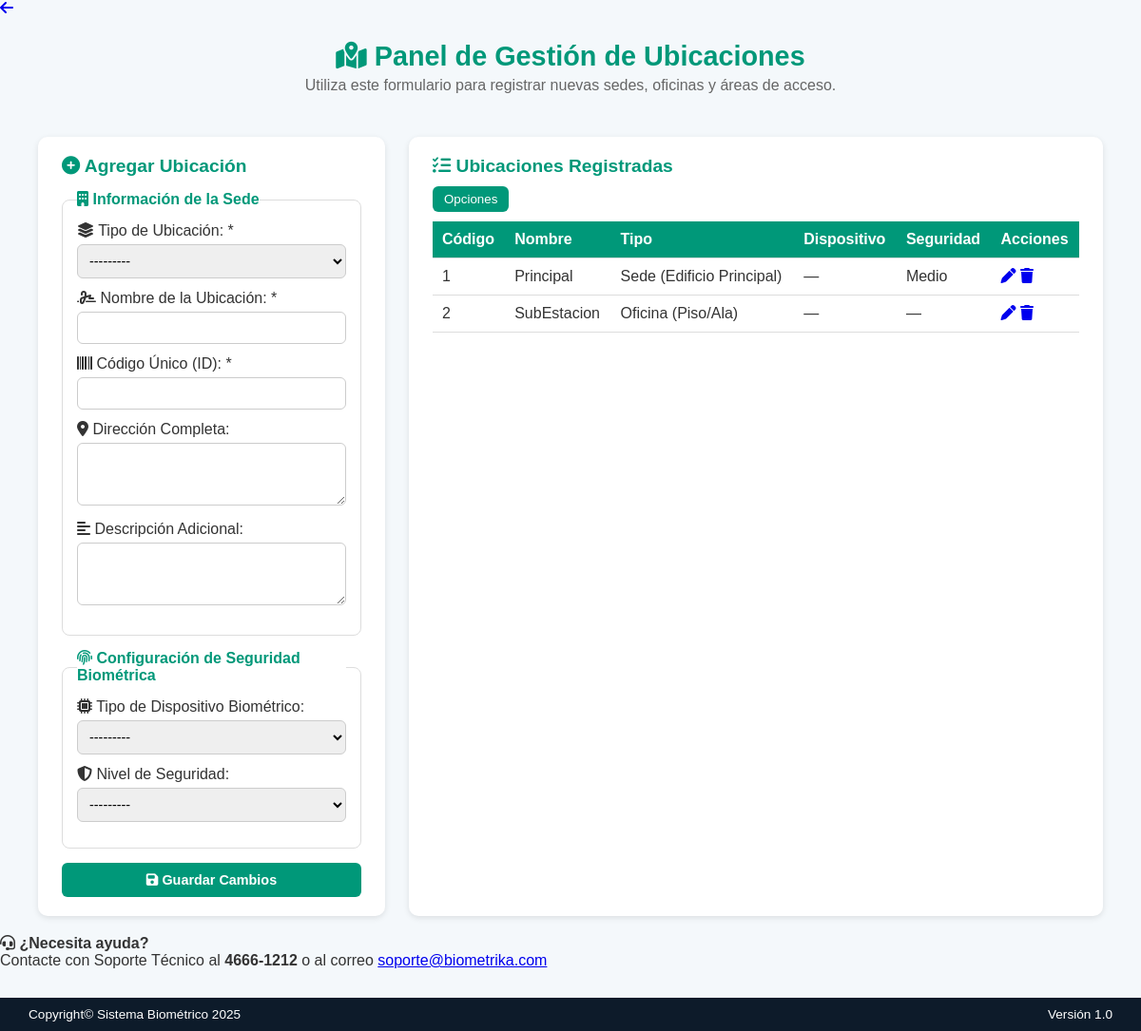
/account/ubicaciones/ (signed in), run on an earlier commit of the app's database.
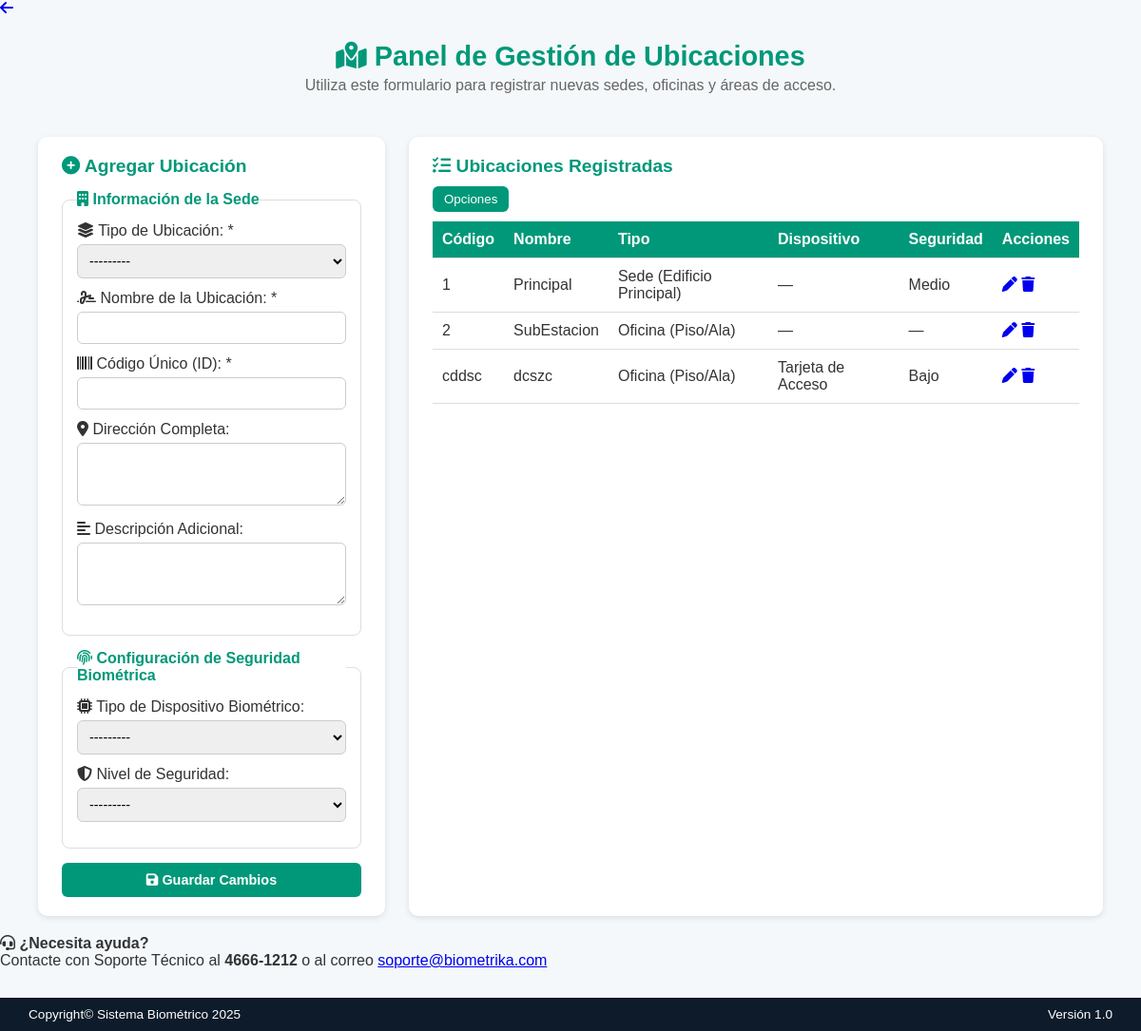
And on a later commit of the database.
### usuario/models.py (models this page shows, shortened)
class Ubicacion(models.Model):
    TIPO_CHOICES = [
        ('sede', 'Sede (Edificio Principal)'),
        ('oficina', 'Oficina (Piso/Ala)'),
        ('area', 'Área Específica (Sala/Cuarto)'),
    ]
    DISPOSITIVO_CHOICES = [
        ('huella', 'Lector de Huella Dactilar'),
        ('Tarjeta', 'Tarjeta de Acceso'),
        ('PIN', 'PIN'),
    ]
    SEGURIDAD_CHOICES = [
        ('bajo', 'Bajo'),
        ('medio', 'Medio'),
        ('alto', 'Alto'),
    ]
    tipo_ubicacion = models.CharField(max_length=20, choices=TIPO_CHOICES)
    nombre_sede = models.CharField(max_length=100)
    codigo_unico = models.CharField(max_length=50, unique=True)
    direccion = models.TextField(blank=True, null=True)
    descripcion = models.TextField(blank=True, null=True)
    dispositivo_biometrico = models.CharField(
        max_length=20, choices=DISPOSITIVO_CHOICES, blank=True, null=True
    )
    nivel_seguridad = models.CharField(
        max_length=20, choices=SEGURIDAD_CHOICES, blank=True, null=True
    )
    fecha_creacion = models.DateTimeField(auto_now_add=True)
    class Meta:
        ordering = ['nombre_sede']

### usuario/views.py (the view, shortened to what this page needs)
# urls.py: path('ubicaciones/', views.ubicaciones_view, name='ubicaciones'),
@login_required
def ubicaciones_view(request):
    from .models import Ubicacion
    from .forms import UbicacionForm
    ubicaciones = Ubicacion.objects.all().order_by('nombre_sede')
    form = UbicacionForm()
    return render(request, 'account/ubicaciones.html', {
        'form': form,
        'ubicaciones': ubicaciones,
    }
    )

### usuario/forms.py
class UbicacionForm(forms.ModelForm):
    class Meta:
        model = Ubicacion
        fields = [
            'tipo_ubicacion',
            'nombre_sede',
            'codigo_unico',
            'direccion',
            'descripcion',
            'dispositivo_biometrico',
            'nivel_seguridad',
        ]
        widgets = {
            'direccion': forms.Textarea(attrs={'rows': 3}),
            'descripcion': forms.Textarea(attrs={'rows': 3}),
        }

### usuario/templates/account/ubicaciones.html (shortened to what the changed rows need)
{% extends "base.html" %}
{% load static %}
{% block content %}
<header>
  <h1><i class="fa-solid fa-map-location-dot"></i> Panel de Gestión de Ubicaciones</h1>
</header>
<div class="main-container">
  <div class="add-panel">
    <h2><i class="fa-solid fa-plus-circle"></i> Agregar Ubicación</h2>
  </div>
  <div class="list-panel">
    <div class="header-actions">
      <h2><i class="fa-solid fa-list-check"></i> Ubicaciones Registradas</h2>
    </div>
    <div class="tabla-container">
      <table id="tablaUbicaciones">
        <thead>
          <tr>
            <th>Código</th>
            <th>Nombre</th>
            <th>Tipo</th>
            <th>Dispositivo</th>
            <th>Seguridad</th>
            <th>Acciones</th>
          </tr>
        </thead>
        <tbody id="cuerpoTabla">
          {% for ubicacion in ubicaciones %}
          <tr>
            <td>{{ ubicacion.codigo_unico }}</td>
            <td>{{ ubicacion.nombre_sede }}</td>
            <td>{{ ubicacion.get_tipo_ubicacion_display }}</td>
            <td>{{ ubicacion.get_dispositivo_biometrico_display|default:"—" }}</td>
            <td>{{ ubicacion.get_nivel_seguridad_display|default:"—" }}</td>
            <td>
              <a href="#" class="btn-accion"><i class="fa-solid fa-pen"></i></a>
              <a href="#" class="btn-accion"><i class="fa-solid fa-trash"></i></a>
            </td>
          </tr>
          {% empty %}
          <tr>
            <td colspan="6" class="empty-state">
              <i class="fa-solid fa-inbox"></i> No hay ubicaciones registradas aún
            </td>
          </tr>
          {% endfor %}
        </tbody>
      </table>
    </div>
  </div>
</div>
{% endblock %}
{% block extra_js %}
<link rel="stylesheet" href="{% static 'account/css/style_ubicacion.css' %}">
{% endblock %}

What changed in the data, as far as the page shows it:
added Ubicacion: codigo_unico "cddsc", nombre_sede "dcszc", tipo_ubicacion "Oficina (Piso/Ala)", dispositivo_biometrico "Tarjeta de Acceso", nivel_seguridad "Bajo"
